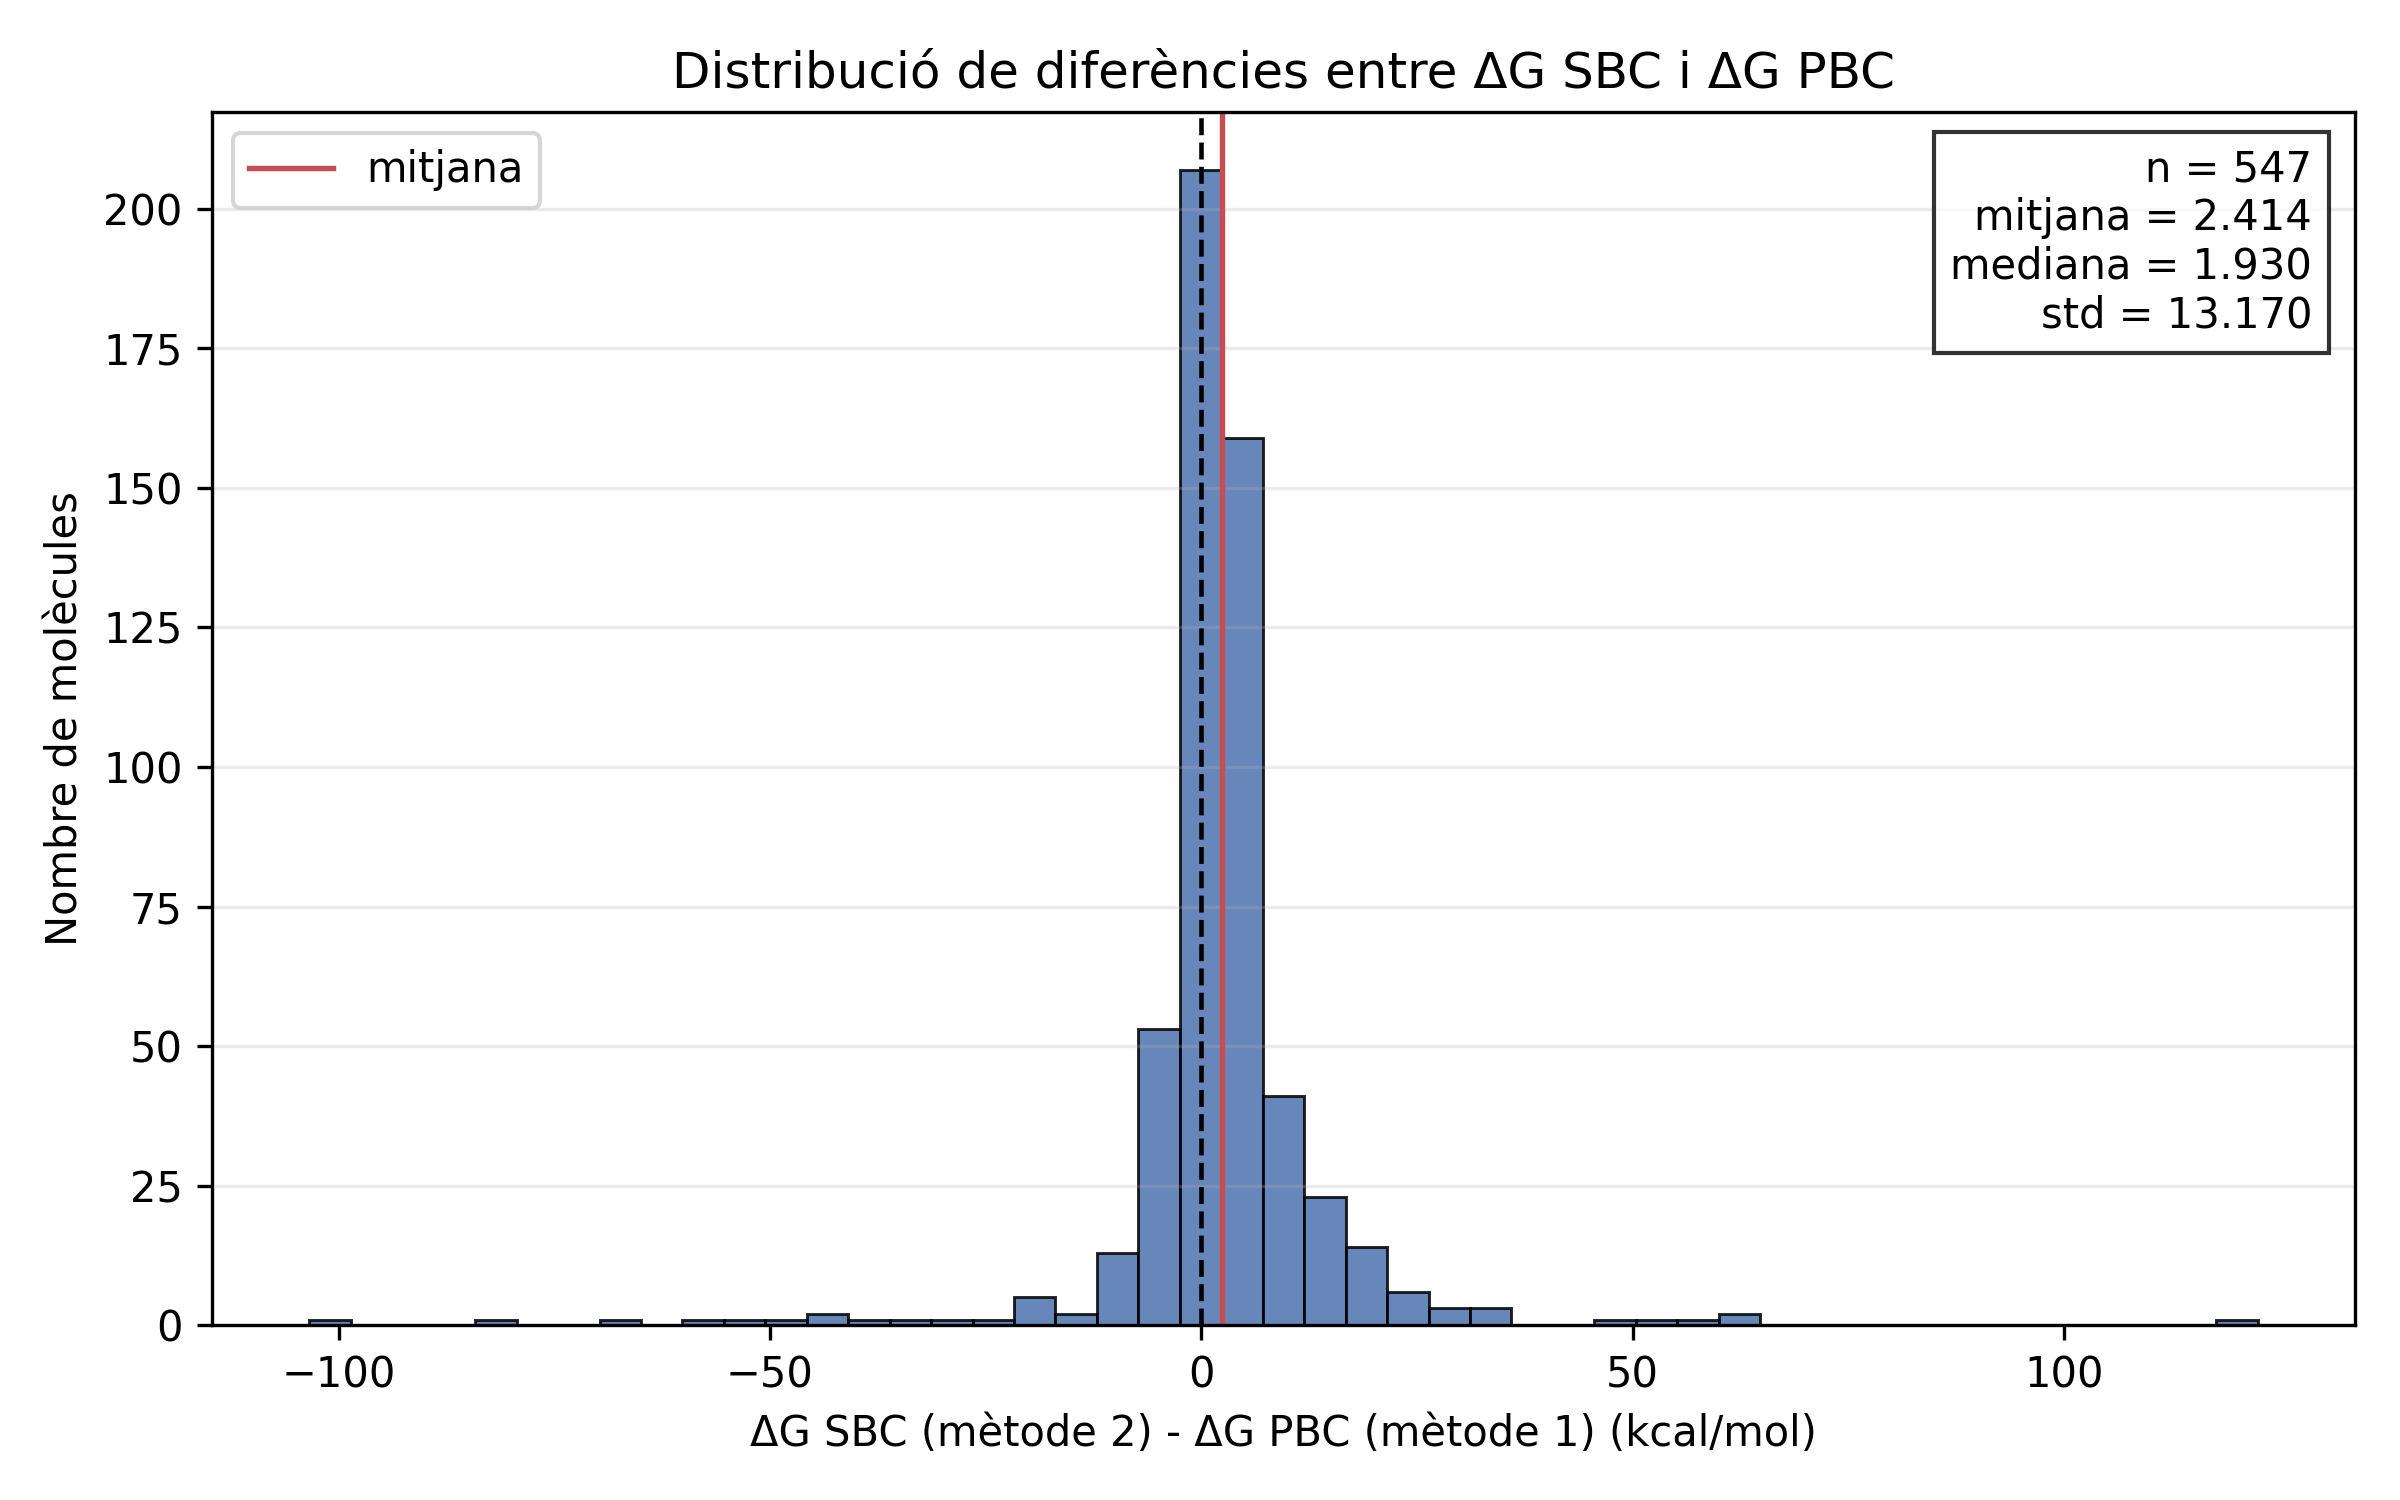

Write the Python code that produced this figure.
#!/usr/bin/env python3
import csv
import os
import tempfile
from pathlib import Path

import numpy as np

os.environ.setdefault("MPLCONFIGDIR", str(Path(tempfile.gettempdir()) / "matplotlib"))


RESULTATS_DIR = Path(__file__).resolve().parents[1]
CSV_PATH = RESULTATS_DIR / "database_carla.csv"
OUT_PATH = Path(__file__).resolve().parent / "hist_deltaG_sbc_m2_menys_pbc_m1.png"


def llegir_diferencies():
    x_col = "metode 1 (kcal/mol)"
    y_col = "metode 2 (kcal/mol)"

    diferencies = []
    with CSV_PATH.open(newline="", encoding="utf-8") as fitxer:
        reader = csv.DictReader(fitxer)
        fields = reader.fieldnames or []
        missing = [col for col in (x_col, y_col) if col not in fields]
        if missing:
            raise ValueError("Falten columnes al CSV: " + ", ".join(missing))

        for row in reader:
            try:
                dg_pbc_m1 = float(row[x_col])
                dg_sbc_m2 = float(row[y_col])
            except (TypeError, ValueError):
                continue

            diferencies.append(dg_sbc_m2 - dg_pbc_m1)

    return np.array(diferencies)


def main():
    try:
        import matplotlib.pyplot as plt
    except ModuleNotFoundError as exc:
        raise SystemExit("Falta matplotlib. Instal·la'l amb: pip install matplotlib") from exc

    diferencies = llegir_diferencies()
    if diferencies.size == 0:
        raise ValueError("No hi ha dades numèriques vàlides per fer l'histograma.")

    fig, ax = plt.subplots(figsize=(8, 5))
    ax.hist(
        diferencies,
        bins="auto",
        color="#4C72B0",
        edgecolor="black",
        linewidth=0.7,
        alpha=0.85,
    )
    ax.axvline(0, color="black", linewidth=1.1, linestyle="--")
    ax.axvline(diferencies.mean(), color="#C44E52", linewidth=1.3, label="mitjana")

    ax.set_xlabel("ΔG SBC (mètode 2) - ΔG PBC (mètode 1) (kcal/mol)")
    ax.set_ylabel("Nombre de molècules")
    ax.set_title("Distribució de diferències entre ΔG SBC i ΔG PBC")
    ax.grid(axis="y", alpha=0.25)
    ax.legend()

    ax.text(
        0.98,
        0.97,
        (
            f"n = {diferencies.size}\n"
            f"mitjana = {diferencies.mean():.3f}\n"
            f"mediana = {np.median(diferencies):.3f}\n"
            f"std = {diferencies.std(ddof=0):.3f}"
        ),
        transform=ax.transAxes,
        va="top",
        ha="right",
        fontsize=10,
        bbox={"facecolor": "white", "edgecolor": "black", "alpha": 0.8},
    )

    fig.tight_layout()
    fig.savefig(OUT_PATH, dpi=300)
    print(f"Histograma guardat a: {OUT_PATH}")
    print(f"Nombre de molècules: {diferencies.size}")
    print(f"Mitjana: {diferencies.mean():.6f} kcal/mol")
    print(f"Mediana: {np.median(diferencies):.6f} kcal/mol")
    print(f"Desviació estàndard: {diferencies.std(ddof=0):.6f} kcal/mol")


if __name__ == "__main__":
    main()
